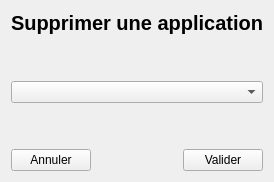
         <widget class="QWidget" name="supprpcapp">
          <layout class="QVBoxLayout" name="verticalLayout_10">
           <item>
            <widget class="QLabel" name="LINDICATIONSUPPRAPP">
             <property name="font">
              <font>
               <pointsize>15</pointsize>
               <bold>true</bold>
              </font>
             </property>
             <property name="text">
              <string>Supprimer une application</string>
             </property>
             <property name="alignment">
              <set>Qt::AlignmentFlag::AlignCenter</set>
             </property>
            </widget>
           </item>
           <item>
            <spacer name="verticalSpacer_20">
             <property name="orientation">
              <enum>Qt::Orientation::Vertical</enum>
             </property>
             <property name="sizeHint" stdset="0">
              <size>
               <width>20</width>
               <height>40</height>
              </size>
             </property>
            </spacer>
           </item>
           <item>
            <widget class="QComboBox" name="IDC_OPTIONAPPSUPPR"/>
           </item>
           <item>
            <spacer name="verticalSpacer_19">
             <property name="orientation">
              <enum>Qt::Orientation::Vertical</enum>
             </property>
             <property name="sizeHint" stdset="0">
              <size>
               <width>20</width>
               <height>40</height>
              </size>
             </property>
            </spacer>
           </item>
           <item>
            <layout class="QHBoxLayout" name="horizontalLayout_9">
             <item>
              <widget class="QPushButton" name="IDC_CANCELSUPPRAPP">
               <property name="text">
                <string>Annuler</string>
               </property>
              </widget>
             </item>
             <item>
              <spacer name="horizontalSpacer_16">
               <property name="orientation">
                <enum>Qt::Orientation::Horizontal</enum>
               </property>
               <property name="sizeHint" stdset="0">
                <size>
                 <width>40</width>
                 <height>20</height>
                </size>
               </property>
              </spacer>
             </item>
             <item>
              <widget class="QPushButton" name="IDC_VALIDERSUPRR">
               <property name="text">
                <string>Valider</string>
               </property>
              </widget>
             </item>
            </layout>
           </item>
          </layout>
         </widget>
